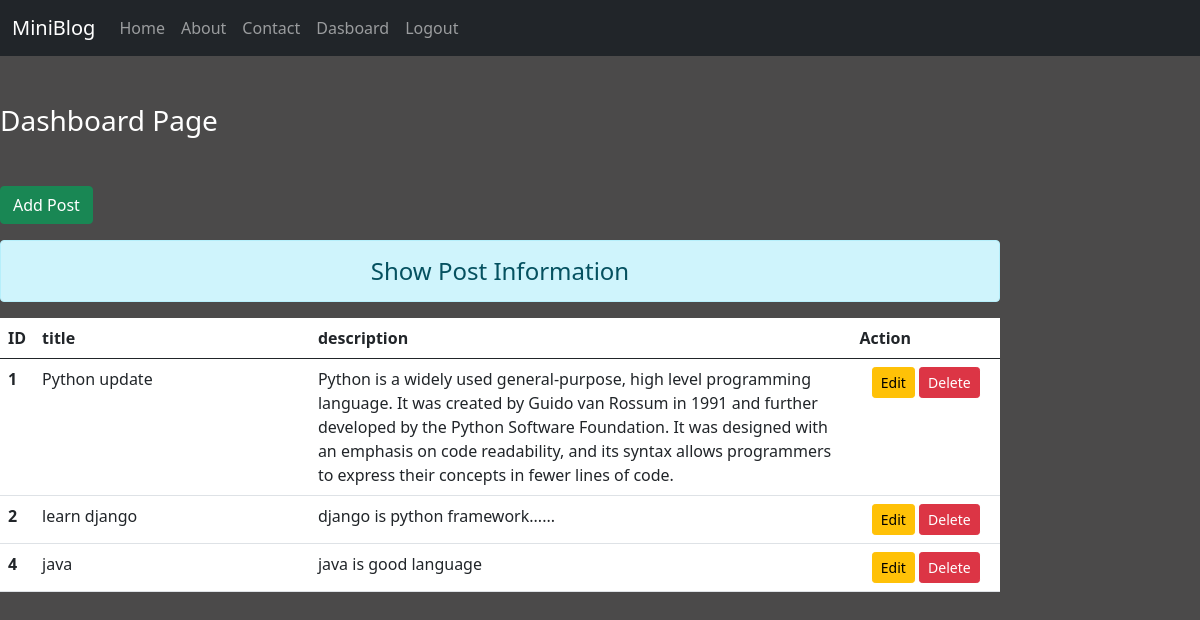
The page /dashboard/ (signed in) on the database its author committed.
### app2/models.py (models this page shows, shortened)
class Post(models.Model):
      title=models.CharField(max_length=100)
      desc=models.TextField()

### app2/views.py (the view)
# urls.py: path('dashboard/',views.dashboard,name='dashboard'),
def dashboard(request):
    if request.user.is_authenticated:
       posts=Post.objects.all()
       user=request.user
       full_name=user.get_full_name()
       gps=user.groups.all()
       return render(request,'dashboard.html',{'posts':posts,'full_name':full_name,'groups':gps})
    else:
       return HttpResponseRedirect('/user_login/')

### app2/templates/dashboard.html (shortened to what this page needs)
{% include 'base.html' %}
{% load static %}
{% block content %}
<div class="col-sm-10">
    <h3 class="text-white my-5">Dashboard Page</h3>
    <a href="{% url 'addpost' %}" class="btn btn-success">Add Post</a>
    <h4 class="text-center alert alert-info mt-3">Show Post Information</h4>
{% if posts %}
<table class="table table-hover bg-white">
  <thead class="thead-dark">
    <tr class="'text-center">
      <th scope="col" style="width:2%">ID</th>
      <th scope="col" style="width:28%">title</th>
      <th scope="col" style="width:55%">description</th>
      <th scope="col" style="width:15%">Action</th>
    </tr>
  </thead>
    <tbody>
    {% for post in posts %}
    <tr>
      <th scope="row">{{ post.id }}</th>
      <td>{{ post.title }}</td>
      <td>{{ post.desc }}</td>
      <td class="text-center">
          <a href="{% url 'update' post.id %}" class="btn btn-warning btn-sm"> Edit</a>
          {% if perms.app2.delete_post %}
        <form action="{% url 'deletepost' post.id %}" method="post" class="d-inline">
            <input type="submit" class="btn btn-danger btn-sm" value="Delete">
        </form>
          {% endif %}
      </td>
    </tr>
    {% endfor %}
    </tbody>
</table>
{% else %}
<h4 class="text-center alert alert-warning">No Record</h4>
{% endif %}
</div>
{% endblock content %}

### app2/templates/base.html (shortened to what this page needs)
<!DOCTYPE html>
{% load static %}
<html lang="en">
<link rel="stylesheet" href="{% static 'css/bootstrap.css' %}">
<link rel="stylesheet" href="{% static 'css/style.css' %}">
<head>
</head>
<body>
<div class="container-fluid bg-dark">
    {% include 'navbar.html' %}
</div>
</body>
</html>

### app2/templates/navbar.html (shortened to what this page needs)
<nav class="navbar navbar-expand-lg navbar-dark bg-dark">
  <a class="navbar-brand" href="#">MiniBlog</a>
  <div class="collapse navbar-collapse" id="navbarNav">
    <ul class="navbar-nav">
      <li class="nav-item active">
        <a class="nav-link" href="#">Home </a>
      </li>
      <li class="nav-item">
        <a class="nav-link" href="{% url 'about' %}">About</a>
      </li>
      <li class="nav-item">
        <a class="nav-link" href="{% url 'contact' %}">Contact</a>
      </li>
      {% if request.user.is_authenticated %}
      <li class="nav-item">
        <a class="nav-link" href="{% url 'dashboard' %}">Dasboard</a>
      </li>
      <li class="nav-item">
        <li class="nav-item">
        <a class="nav-link" href="{% url 'user_logout' %}">Logout</a>
      </li>
      {% else %}
        <a class="nav-link" href="{% url 'user_signup' %}">Signup</a>
      </li>
       <li class="nav-item">
        <a class="nav-link" href="{% url 'user_login' %}">Login</a>
      </li>
      {% endif %}
    </ul>
  </div>
</nav>

### app2/static/css/style.css (style rules this page uses)
body { background-color: rgb(75,74,74); color: antiquewhite; }
form { color: rgb(177,168,168); }

### rows shown on the page
Post: id "1", title "Python update", desc "Python is a widely used general-purpose, high level programming language. It was created by Guido van Rossum in 1991 and further developed by the Python Software Foundation. It was designed with an emphasis on code readability, and its syntax allows programmers to express their concepts in fewer lines of code."
Post: id "2", title "learn django", desc "django is python framework......"
Post: id "4", title "java", desc "java is good language"
